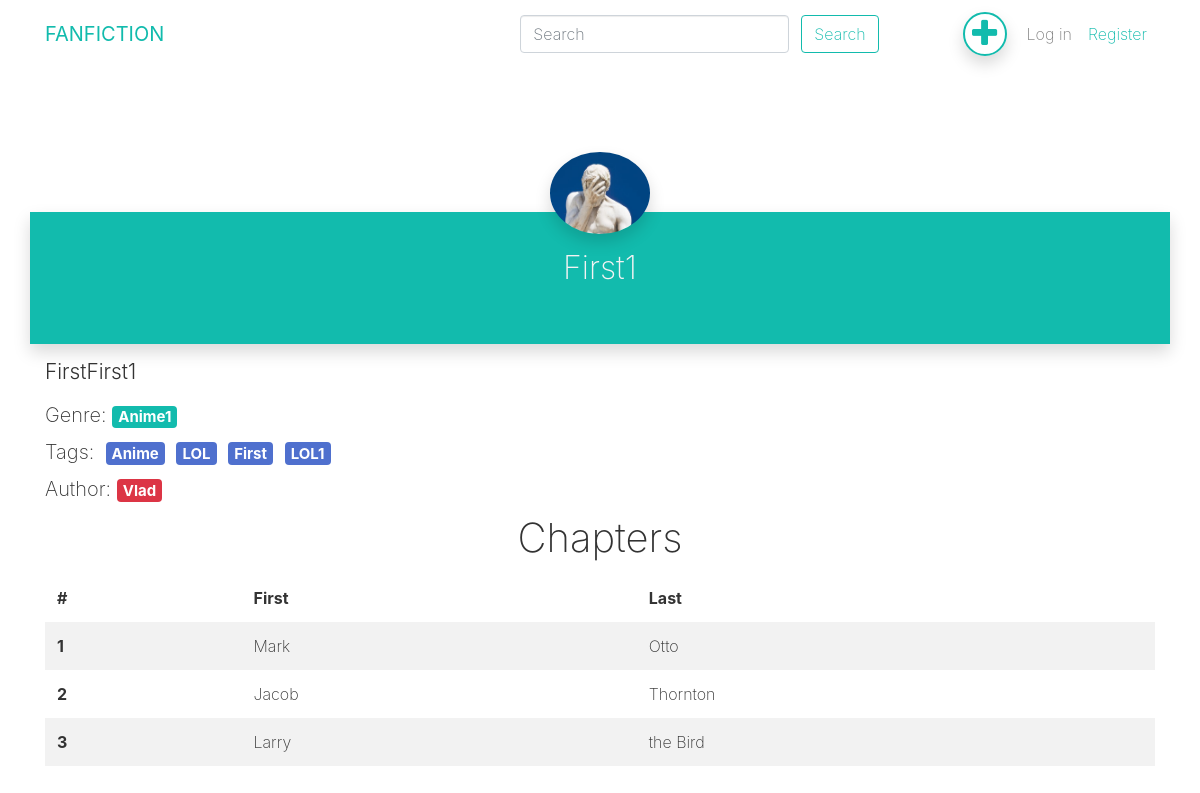
Page /fanfic/1/ on the committed database.
### fanfics/models.py (models this page shows, shortened)
class Fanfic(models.Model):
    title = models.CharField(max_length=50)
    text = models.TextField()
    image = models.ImageField()
    genre = models.CharField(max_length=50)
    tags = TaggableManager()
    author = models.ForeignKey(settings.AUTH_USER_MODEL, on_delete=models.CASCADE)

### fanfiction/models.py (models this page shows, shortened)
class User(AbstractUser):
    is_dark = models.BooleanField(default=False)

### fanfics/views.py (the view)
# urls.py: path('fanfic/<int:pk>/', fanfic, name='fanfic'),
def fanfic(request, pk):
    fanfic = get_object_or_404(Fanfic, pk=pk)
    return render(request, 'fanfics/fanfic.html', {"fanfic": fanfic})

### fanfics/templates/fanfics/fanfic.html (shortened to what this page needs)
{% extends 'fanfics/base.html' %}
{% load bootstrap4 %}
{% load i18n %}
{% block main %}
        <div class="pt-5 mt-5">
    <div class="container bg-primary">
      <div class="row">
        <div class="shadow col-md-12"><img class="img-fluid d-block rounded-circle mx-auto shadow" src="{{fanfic.image.url}}" style="	transform:  translateY(-60px) ;" width="100px" height="100px">
          <div class="row">
            <div class="col-md-4"></div>
            <div class="col-md-4">
              <h2 style="	transform:  translateY(-45px) ;" class="text-light d-flex justify-content-center">{{ fanfic.title }}</h2>
            </div>
            <div class="col-md-4 justify-content-center d-flex align-items-start">
            </div>
          </div>
        </div>
      </div>
    </div>
  </div>
  <div class="my-2">
    <div class="container">
      <div class="row">
        <div class="col-md-12">
          <p class="lead">{{ fanfic.text }}</p>
          <h5 class="">Genre:&nbsp;<span class="badge badge-primary">{{ fanfic.genre }}</span></h5>
          <h5 class="">Tags:&nbsp;
              {% for tag in fanfic.tags.all %}
              <span class="badge badge-secondary mr-1">{{ tag.name }}</span>
              {% endfor %}
          </h5>
          <h5 class="">Author:&nbsp;<span class="badge badge-danger mr-1">{{ fanfic.author.username }}</span></h5>
        </div>
      </div>
      <div class="row">
        <div class="col-md-12">
          <h1 class="text-center">Chapters</h1>
        </div>
      </div>
      <div class="row">
        <div class="col-md-12">
          <div class="table-responsive">
            <table class="table table-striped table-borderless">
              <thead>
                <tr>
                  <th scope="col">#</th>
                  <th scope="col">First</th>
                  <th scope="col">Last</th>
                </tr>
              </thead>
              <tbody>
                <tr>
                  <th scope="row">1</th>
                  <td>Mark</td>
                  <td>Otto</td>
                </tr>
                <tr>
                  <th scope="row">2</th>
                  <td>Jacob</td>
                  <td>Thornton</td>
                </tr>
                <tr>
                  <th scope="row">3</th>
                  <td>Larry</td>
                  <td>the Bird</td>
                </tr>
              </tbody>
            </table>
          </div>
        </div>
      </div>
    </div>
  </div>
{% endblock %}

### rows in the picture
Fanfic: image (picture), title "First1", text "FirstFirst1", genre "Anime1", author.username "Vlad"
Tag: name "Anime"
Tag: name "LOL"
Tag: name "First"
Tag: name "LOL1"
